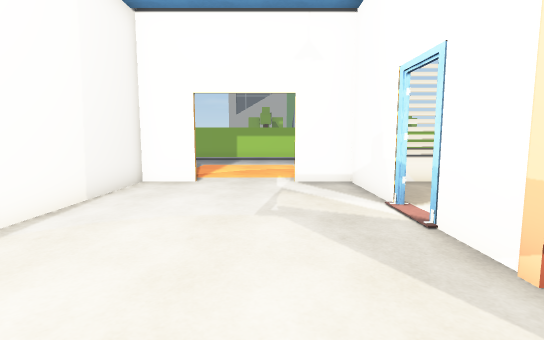
view 1 (above)

24 first-person views from a walk through a Unity game level. The camera is 1.3 m above the floor, tilts 6° down and sees 85° across. The floor is counted in squares, 1 m on a side. Each view is taken from the middle of a square. On the plan, view 1 faces up. The plan holds only what a view shows up to about 14 squares ahead; the rest is blank. The place goes on beyond the plan. The player character is not drawn. Some animated figures are left out. Door leaves are left out, so doorways stand open. Some surface patterns are stand-ins.

view 2
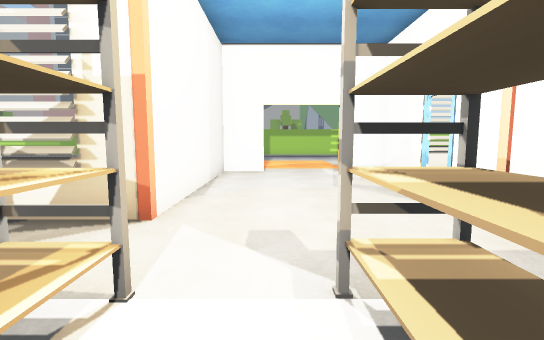

view 3
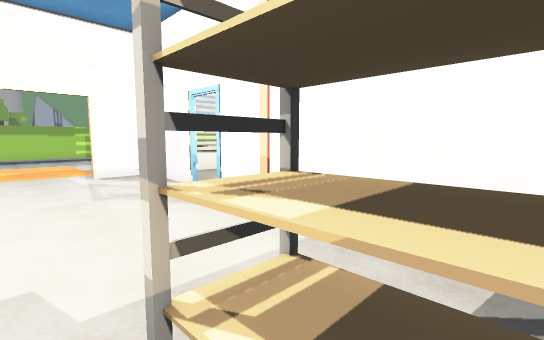

view 4
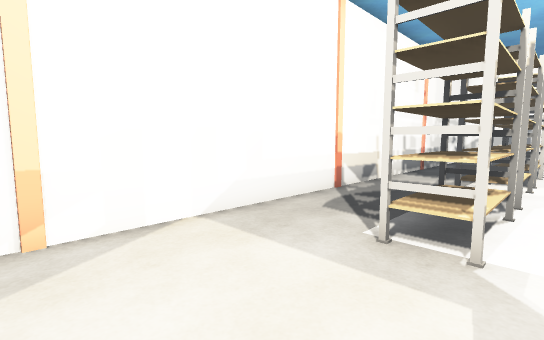

view 5
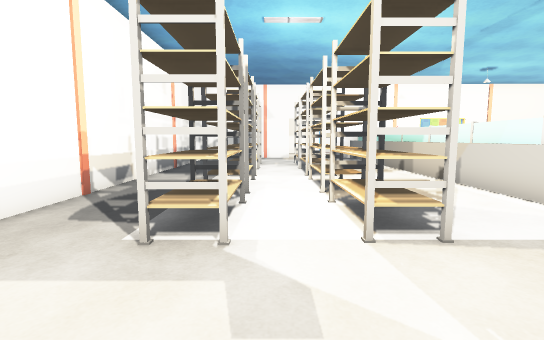

view 6
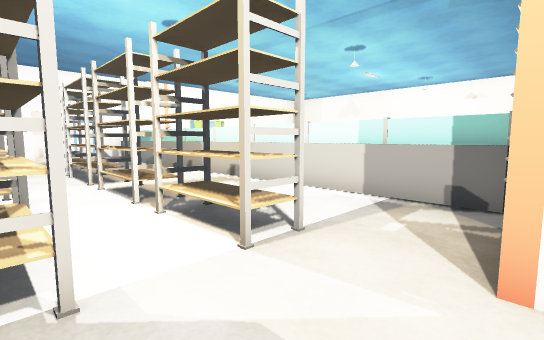

view 7
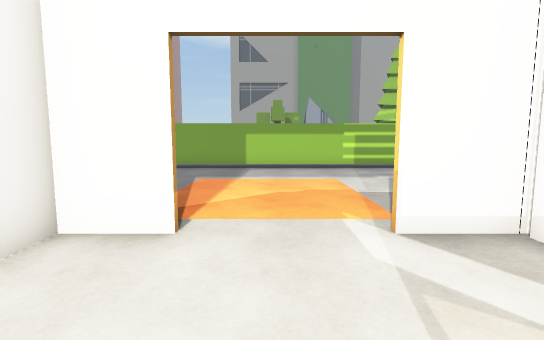

view 8
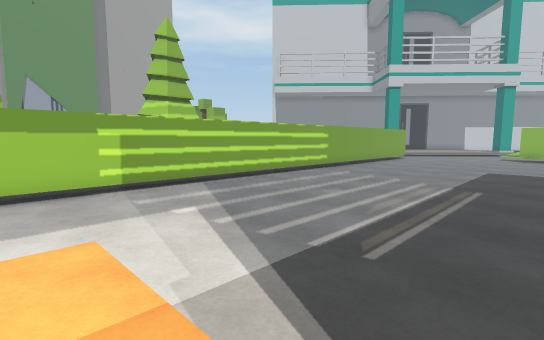

view 9
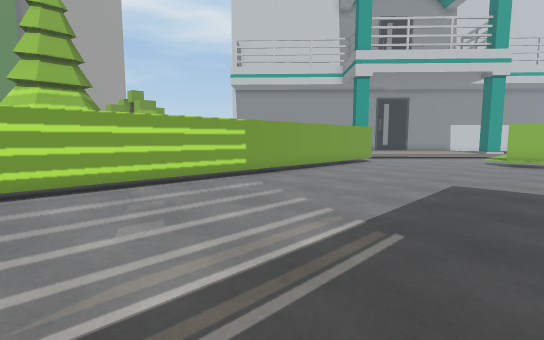

view 10
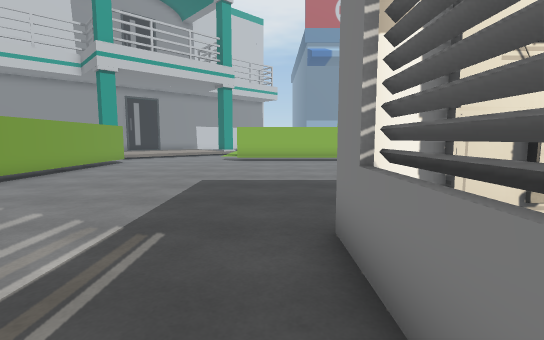

view 11
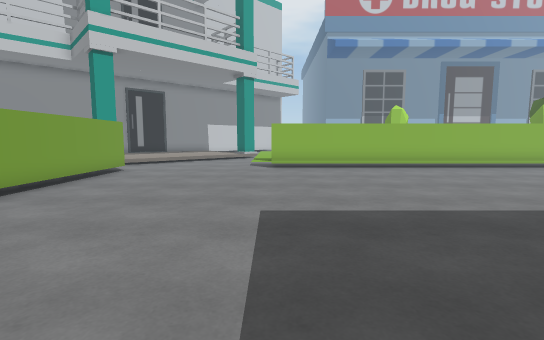

view 12
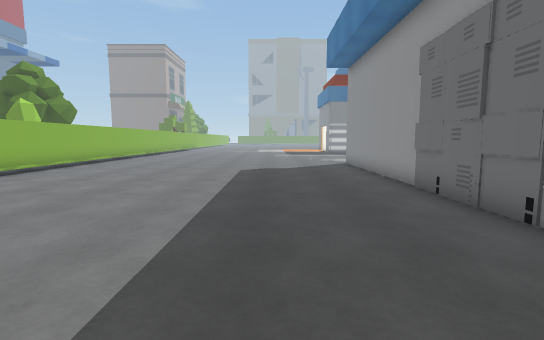

view 13
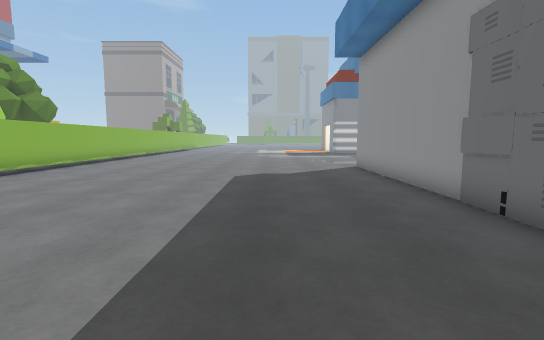

view 14
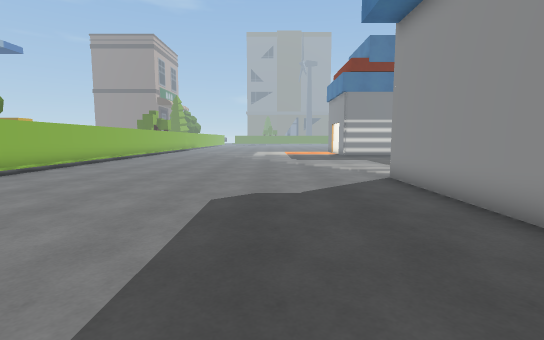

view 15
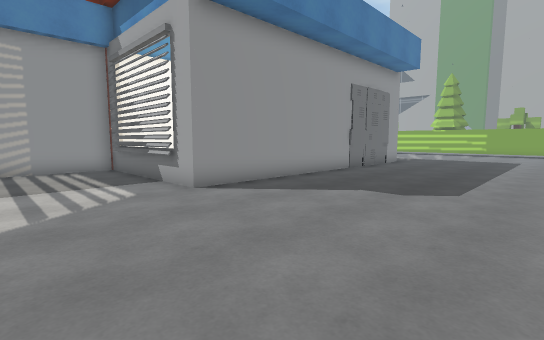

view 16
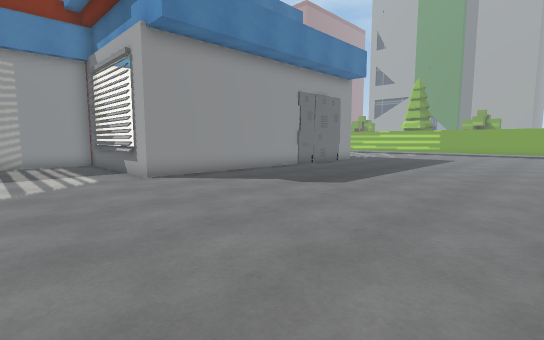

view 17
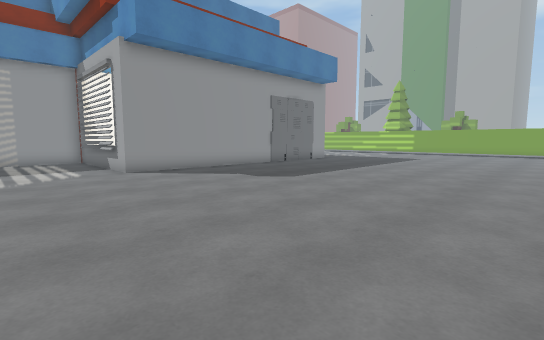

view 18
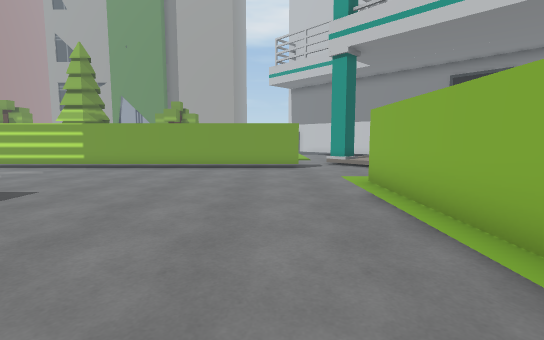

view 19
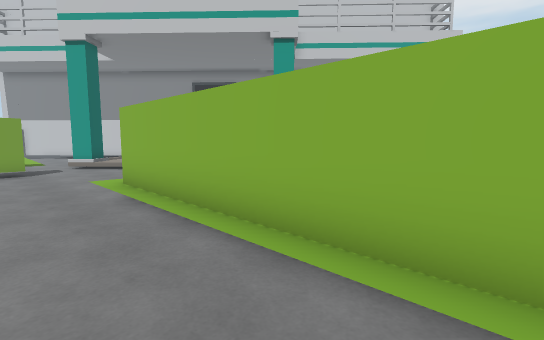

view 20
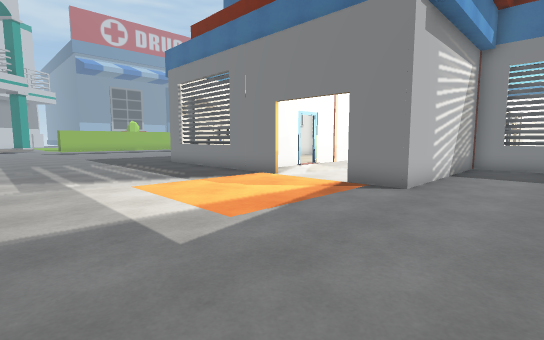

view 21
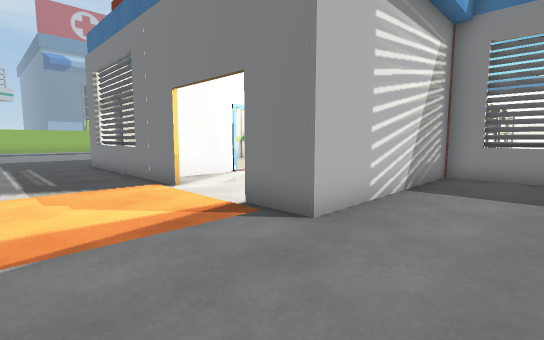

view 22
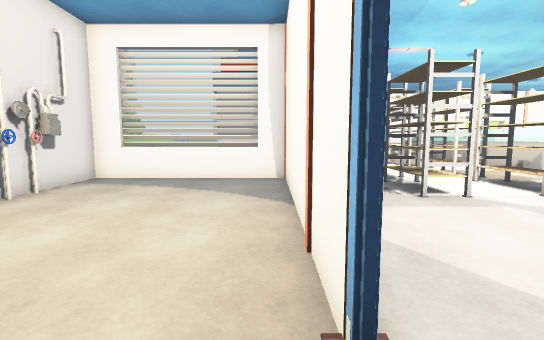

view 23
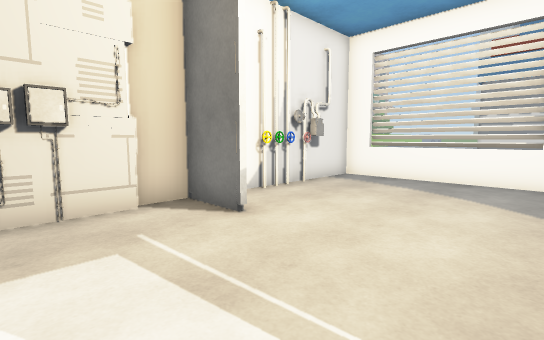

view 24
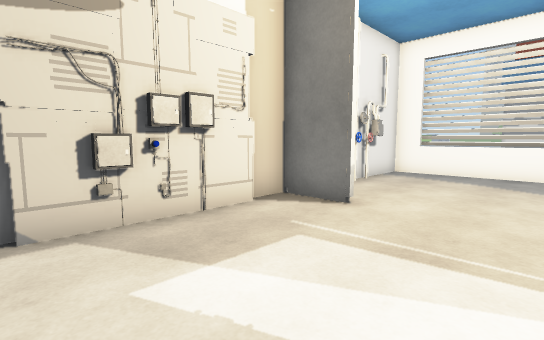

### Floor plan
Ten units are one square. View 1 is at (0, 0); x grows to the right and y downward. Boxes are objects, and circles mark ways between rooms. Rooms are numbered by the first view taken in them; rooms with no view inside come last. Other rooms are left out.
<svg viewBox="-79 -190 309 280">
<path fill="none" stroke="#000" d="M-2 6 -15 6M-32 6 -32 31M24 -55 24 -90 6 -90M-14 30 -14 6 -4 6 -4 29M24 25 24 -45M-32 40 -32 65M-22 -90 -39 -90 -39 -17M-14 65 -14 40M-32 74 -32 85M89 -76 89 -88M90 -36 90 -14M89 -26 89 -36M90 14 90 40 25 40M26 -45 26 75M6 -91 91 -91M22 38 89 38 89 14M212 -180 -52 -180M-66 -19 -41 -19 -41 -91 -22 -91M223 81 223 -121M56 -90 40 -90M-44 6 -32 6M-44 74 -32 74M-39 -17 -64 -17M-74 -14 -74 85M24 85 24 25"/>
<rect x="65" y="-35" width="20" height="10" fill="#bbb"><title>other object</title></rect>
<rect x="85" y="5" width="10" height="10" fill="#bbb"><title>other object</title></rect>
<rect x="85" y="-5" width="10" height="10" fill="#bbb"><title>other object</title></rect>
<rect x="85" y="-15" width="10" height="10" fill="#bbb"><title>other object</title></rect>
<rect x="85" y="-45" width="10" height="10" fill="#bbb"><title>other object</title></rect>
<rect x="85" y="-55" width="10" height="10" fill="#bbb"><title>other object</title></rect>
<rect x="85" y="-65" width="10" height="10" fill="#bbb"><title>other object</title></rect>
<rect x="85" y="-75" width="10" height="10" fill="#bbb"><title>other object</title></rect>
<circle cx="-10" cy="-90" r="3" fill="#2a7"/>
<circle cx="25" cy="-50" r="3" fill="#2a7"/>
<circle cx="-35" cy="70" r="3" fill="#2a7"/>
<circle cx="-40" cy="-5" r="3" fill="#2a7"/>
<circle cx="10" cy="20" r="3" fill="#2a7"/>
<text x="-10" y="-20">1</text>
<text x="100" y="-60">2</text>
<text x="-50" y="30">3</text>
<text x="10" y="50">4</text>
</svg>
Room 1 opens to room 2. Room 1 opens to room 3. Room 1 opens to room 4.

Where each view was taken, in squares from view 1:
view 1: 0 up, 0 right, facing up
view 2: 3 down, 2 left, facing up
view 3: 2 down, 2 left, facing up-right
view 4: 3 up, 2 left, facing down-right
view 5: 3 up, 2 left, facing down
view 6: 2 up, 1 left, facing down-left
view 7: 5 up, 1 left, facing up
view 8: 10 up, 0 right, facing up-right
view 9: 10 up, 5 right, facing up-right
view 10: 10 up, 5 right, facing right
view 11: 12 up, 9 right, facing right
view 12: 12 up, 13 right, facing down
view 13: 10 up, 13 right, facing down
view 14: 6 up, 13 right, facing down
view 15: 8 down, 16 right, facing up-left
view 16: 8 down, 19 right, facing up-left
view 17: 8 down, 21 right, facing up-left
view 18: 5 up, 20 right, facing up
view 19: 5 up, 20 right, facing up-right
view 20: 17 up, 7 left, facing down-right
view 21: 13 up, 7 left, facing down-right
view 22: 6 up, 3 right, facing down
view 23: 6 up, 3 right, facing down-right
view 24: 8 up, 4 right, facing down-right
